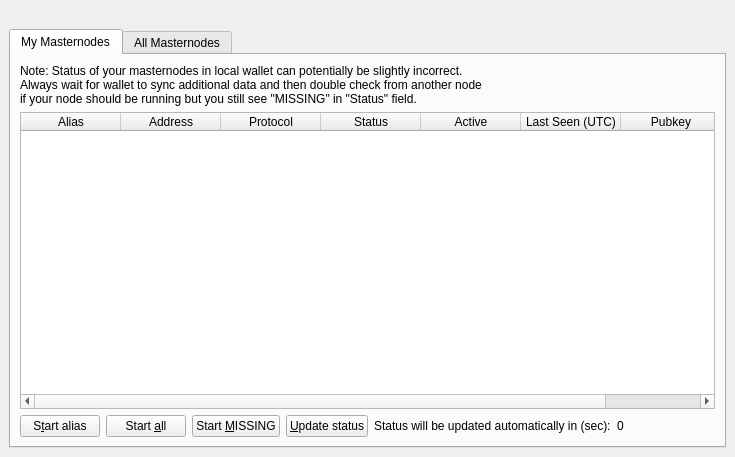
<?xml version="1.0" encoding="UTF-8"?>
<ui version="4.0">
 <class>MasternodeList</class>
 <widget class="QWidget" name="MasternodeList">
  <property name="geometry">
   <rect>
    <x>0</x>
    <y>0</y>
    <width>723</width>
    <height>457</height>
   </rect>
  </property>
  <property name="windowTitle">
   <string>Form</string>
  </property>
  <layout class="QVBoxLayout" name="topLayout" stretch="0">
   <property name="margin">
    <number>9</number>
   </property>
   <item>
    <layout class="QVBoxLayout" name="verticalLayout_Master" stretch="0,1">
     <property name="spacing">
      <number>0</number>
     </property>
     <item>
      <spacer name="horizontalSpacer0">
       <property name="orientation">
        <enum>Qt::Horizontal</enum>
       </property>
       <property name="sizeHint" stdset="0">
        <size>
         <width>40</width>
         <height>20</height>
        </size>
       </property>
      </spacer>
     </item>
     <item>
      <widget class="QTabWidget" name="tabWidget">
       <property name="currentIndex">
        <number>0</number>
       </property>
       <widget class="QWidget" name="tabMyMasternodes">
        <attribute name="title">
         <string>My Masternodes</string>
        </attribute>
        <layout class="QGridLayout" name="gridLayout_2">
         <item row="0" column="0">
          <layout class="QVBoxLayout" name="verticalLayout_2">
           <property name="bottomMargin">
            <number>0</number>
           </property>
           <item>
            <layout class="QHBoxLayout" name="horizontalLayout_note">
             <property name="bottomMargin">
              <number>0</number>
             </property>
             <item>
              <widget class="QLabel" name="updateNote">
               <property name="text">
                <string>Note: Status of your masternodes in local wallet can potentially be slightly incorrect.&lt;br /&gt;Always wait for wallet to sync additional data and then double check from another node&lt;br /&gt;if your node should be running but you still see &quot;MISSING&quot; in &quot;Status&quot; field.</string>
               </property>
              </widget>
             </item>
            </layout>
           </item>
           <item>
            <widget class="QTableWidget" name="tableWidgetMyMasternodes">
             <property name="minimumSize">
              <size>
               <width>695</width>
               <height>0</height>
              </size>
             </property>
             <property name="palette">
              <palette>
               <active>
                <colorrole role="Text">
                 <brush brushstyle="SolidPattern">
                  <color alpha="255">
                   <red>51</red>
                   <green>51</green>
                   <blue>51</blue>
                  </color>
                 </brush>
                </colorrole>
               </active>
               <inactive>
                <colorrole role="Text">
                 <brush brushstyle="SolidPattern">
                  <color alpha="255">
                   <red>51</red>
                   <green>51</green>
                   <blue>51</blue>
                  </color>
                 </brush>
                </colorrole>
               </inactive>
               <disabled>
                <colorrole role="Text">
                 <brush brushstyle="SolidPattern">
                  <color alpha="255">
                   <red>85</red>
                   <green>85</green>
                   <blue>85</blue>
                  </color>
                 </brush>
                </colorrole>
               </disabled>
              </palette>
             </property>
             <property name="editTriggers">
              <set>QAbstractItemView::NoEditTriggers</set>
             </property>
             <property name="alternatingRowColors">
              <bool>true</bool>
             </property>
             <property name="selectionMode">
              <enum>QAbstractItemView::SingleSelection</enum>
             </property>
             <property name="selectionBehavior">
              <enum>QAbstractItemView::SelectRows</enum>
             </property>
             <property name="sortingEnabled">
              <bool>true</bool>
             </property>
             <attribute name="horizontalHeaderStretchLastSection">
              <bool>true</bool>
             </attribute>
             <attribute name="ResizeMode">
              <enum>QHeaderView::Interactive</enum>
             </attribute>
             <column>
              <property name="text">
               <string>Alias</string>
              </property>
             </column>
             <column>
              <property name="text">
               <string>Address</string>
              </property>
             </column>
             <column>
              <property name="text">
               <string>Protocol</string>
              </property>
             </column>
             <column>
              <property name="text">
               <string>Status</string>
              </property>
             </column>
             <column>
              <property name="text">
               <string>Active</string>
              </property>
             </column>
             <column>
              <property name="text">
               <string>Last Seen (UTC)</string>
              </property>
             </column>
             <column>
              <property name="text">
               <string>Pubkey</string>
              </property>
             </column>
            </widget>
           </item>
           <item>
            <layout class="QHBoxLayout" name="horizontalLayout_5">
             <property name="bottomMargin">
              <number>0</number>
             </property>
             <item>
              <widget class="QPushButton" name="startButton">
               <property name="text">
                <string>S&amp;tart alias</string>
               </property>
              </widget>
             </item>
             <item>
              <widget class="QPushButton" name="startAllButton">
               <property name="text">
                <string>Start &amp;all</string>
               </property>
              </widget>
             </item>
             <item>
              <widget class="QPushButton" name="startMissingButton">
               <property name="text">
                <string>Start &amp;MISSING</string>
               </property>
              </widget>
             </item>
             <item>
              <widget class="QPushButton" name="UpdateButton">
               <property name="text">
                <string>&amp;Update status</string>
               </property>
              </widget>
             </item>
             <item>
              <widget class="QLabel" name="autoupdate_label">
               <property name="text">
                <string>Status will be updated automatically in (sec):</string>
               </property>
              </widget>
             </item>
             <item>
              <widget class="QLabel" name="secondsLabel">
               <property name="text">
                <string>0</string>
               </property>
              </widget>
             </item>
             <item>
              <spacer name="horizontalSpacer_5">
               <property name="orientation">
                <enum>Qt::Horizontal</enum>
               </property>
               <property name="sizeHint" stdset="0">
                <size>
                 <width>40</width>
                 <height>20</height>
                </size>
               </property>
              </spacer>
             </item>
            </layout>
           </item>
          </layout>
         </item>
        </layout>
       </widget>
       <widget class="QWidget" name="tabAllMasternodes">
        <attribute name="title">
         <string>All Masternodes</string>
        </attribute>
        <layout class="QGridLayout" name="gridLayout">
         <item row="1" column="0">
          <widget class="QTableWidget" name="tableWidgetMasternodes">
           <property name="palette">
            <palette>
             <active>
              <colorrole role="Text">
               <brush brushstyle="SolidPattern">
                <color alpha="255">
                 <red>51</red>
                 <green>51</green>
                 <blue>51</blue>
                </color>
               </brush>
              </colorrole>
             </active>
             <inactive>
              <colorrole role="Text">
               <brush brushstyle="SolidPattern">
                <color alpha="255">
                 <red>51</red>
                 <green>51</green>
                 <blue>51</blue>
                </color>
               </brush>
              </colorrole>
             </inactive>
             <disabled>
              <colorrole role="Text">
               <brush brushstyle="SolidPattern">
                <color alpha="255">
                 <red>85</red>
                 <green>85</green>
                 <blue>85</blue>
                </color>
               </brush>
              </colorrole>
             </disabled>
            </palette>
           </property>
           <property name="editTriggers">
            <set>QAbstractItemView::NoEditTriggers</set>
           </property>
           <property name="alternatingRowColors">
            <bool>true</bool>
           </property>
           <property name="selectionBehavior">
            <enum>QAbstractItemView::SelectRows</enum>
           </property>
           <property name="sortingEnabled">
            <bool>true</bool>
           </property>
           <attribute name="horizontalHeaderStretchLastSection">
            <bool>true</bool>
           </attribute>
           <attribute name="ResizeMode">
            <enum>QHeaderView::Interactive</enum>
           </attribute>
           <column>
            <property name="text">
             <string>Address</string>
            </property>
           </column>
           <column>
            <property name="text">
             <string>Protocol</string>
            </property>
           </column>
           <column>
            <property name="text">
             <string>Status</string>
            </property>
           </column>
           <column>
            <property name="text">
             <string>Active</string>
            </property>
           </column>
           <column>
            <property name="text">
             <string>Last Seen (UTC)</string>
            </property>
           </column>
           <column>
            <property name="text">
             <string>Pubkey</string>
            </property>
           </column>
          </widget>
         </item>
         <item row="0" column="0">
          <layout class="QHBoxLayout" name="horizontalLayout_3">
           <property name="bottomMargin">
            <number>0</number>
           </property>
           <item>
            <widget class="QLabel" name="label_filter">
             <property name="text">
              <string>Filter List:</string>
             </property>
            </widget>
           </item>
           <item>
            <widget class="QLineEdit" name="filterLineEdit">
             <property name="toolTip">
              <string>Filter masternode list</string>
             </property>
            </widget>
           </item>
           <item>
            <spacer name="horizontalSpacer_3">
             <property name="orientation">
              <enum>Qt::Horizontal</enum>
             </property>
             <property name="sizeHint" stdset="0">
              <size>
               <width>10</width>
               <height>20</height>
              </size>
             </property>
            </spacer>
           </item>
           <item>
            <widget class="QLabel" name="label_count">
             <property name="text">
              <string>Node Count:</string>
             </property>
            </widget>
           </item>
           <item>
            <widget class="QLabel" name="countLabel">
             <property name="text">
              <string>0</string>
             </property>
            </widget>
           </item>
          </layout>
         </item>
        </layout>
       </widget>
      </widget>
     </item>
    </layout>
   </item>
  </layout>
 </widget>
 <resources/>
 <connections/>
</ui>
